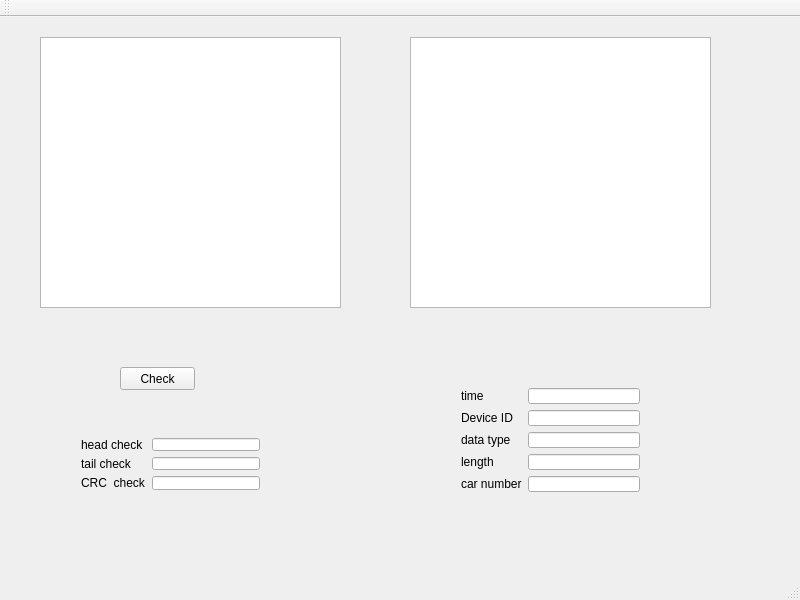
<?xml version="1.0" encoding="UTF-8"?>
<ui version="4.0">
 <class>MainWindow</class>
 <widget class="QMainWindow" name="MainWindow">
  <property name="geometry">
   <rect>
    <x>0</x>
    <y>0</y>
    <width>800</width>
    <height>600</height>
   </rect>
  </property>
  <property name="windowTitle">
   <string>MainWindow</string>
  </property>
  <widget class="QWidget" name="centralWidget">
   <widget class="QPushButton" name="checkPushButton">
    <property name="geometry">
     <rect>
      <x>120</x>
      <y>350</y>
      <width>75</width>
      <height>23</height>
     </rect>
    </property>
    <property name="text">
     <string>Check</string>
    </property>
   </widget>
   <widget class="QTextEdit" name="textEdit">
    <property name="geometry">
     <rect>
      <x>40</x>
      <y>20</y>
      <width>301</width>
      <height>271</height>
     </rect>
    </property>
   </widget>
   <widget class="QTextEdit" name="textEdit_2">
    <property name="geometry">
     <rect>
      <x>410</x>
      <y>20</y>
      <width>301</width>
      <height>271</height>
     </rect>
    </property>
   </widget>
   <widget class="QWidget" name="">
    <property name="geometry">
     <rect>
      <x>70</x>
      <y>410</y>
      <width>201</width>
      <height>74</height>
     </rect>
    </property>
    <layout class="QFormLayout" name="formLayout">
     <item row="0" column="0">
      <widget class="QLabel" name="label">
       <property name="text">
        <string>head check</string>
       </property>
      </widget>
     </item>
     <item row="0" column="1">
      <widget class="QLineEdit" name="lineEdit"/>
     </item>
     <item row="1" column="0">
      <widget class="QLabel" name="label_2">
       <property name="text">
        <string>tail check</string>
       </property>
      </widget>
     </item>
     <item row="1" column="1">
      <widget class="QLineEdit" name="lineEdit_2"/>
     </item>
     <item row="2" column="0">
      <widget class="QLabel" name="label_3">
       <property name="text">
        <string>CRC  check</string>
       </property>
      </widget>
     </item>
     <item row="2" column="1">
      <widget class="QLineEdit" name="lineEdit_3"/>
     </item>
    </layout>
   </widget>
   <widget class="QWidget" name="">
    <property name="geometry">
     <rect>
      <x>450</x>
      <y>360</y>
      <width>201</width>
      <height>126</height>
     </rect>
    </property>
    <layout class="QFormLayout" name="formLayout_2">
     <item row="0" column="0">
      <widget class="QLabel" name="label_4">
       <property name="text">
        <string>time</string>
       </property>
      </widget>
     </item>
     <item row="0" column="1">
      <widget class="QLineEdit" name="lineEdit_4"/>
     </item>
     <item row="1" column="0">
      <widget class="QLabel" name="label_5">
       <property name="text">
        <string>Device ID</string>
       </property>
      </widget>
     </item>
     <item row="1" column="1">
      <widget class="QLineEdit" name="lineEdit_5"/>
     </item>
     <item row="2" column="0">
      <widget class="QLabel" name="label_6">
       <property name="text">
        <string>data type</string>
       </property>
      </widget>
     </item>
     <item row="2" column="1">
      <widget class="QLineEdit" name="lineEdit_6"/>
     </item>
     <item row="3" column="0">
      <widget class="QLabel" name="label_7">
       <property name="text">
        <string>length</string>
       </property>
      </widget>
     </item>
     <item row="3" column="1">
      <widget class="QLineEdit" name="lineEdit_7"/>
     </item>
     <item row="4" column="0">
      <widget class="QLabel" name="label_8">
       <property name="text">
        <string>car number</string>
       </property>
      </widget>
     </item>
     <item row="4" column="1">
      <widget class="QLineEdit" name="lineEdit_8"/>
     </item>
    </layout>
   </widget>
  </widget>
  <widget class="QMenuBar" name="menuBar">
   <property name="geometry">
    <rect>
     <x>0</x>
     <y>0</y>
     <width>800</width>
     <height>23</height>
    </rect>
   </property>
  </widget>
  <widget class="QToolBar" name="mainToolBar">
   <attribute name="toolBarArea">
    <enum>TopToolBarArea</enum>
   </attribute>
   <attribute name="toolBarBreak">
    <bool>false</bool>
   </attribute>
  </widget>
  <widget class="QStatusBar" name="statusBar"/>
 </widget>
 <layoutdefault spacing="6" margin="11"/>
 <resources/>
 <connections/>
</ui>
